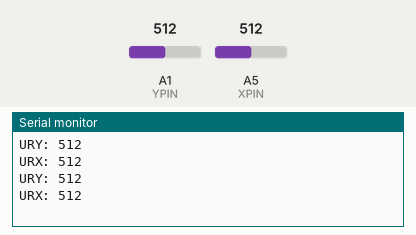
Bench run of a sketch on a simulated Arduino Uno, built with avr-gcc and run on an emulated ATmega328P. On the bench: the last lines printed to the serial monitor. The test bench sets the inputs (shaded band); at power-on: A1 (YPIN) = 512, A5 (XPIN) = 512.

Above: at 1.8 s.
1.9 s: A1 (YPIN) set to 716
At 2.8 s:
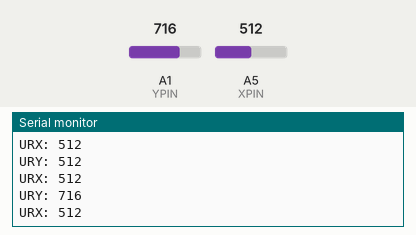
3.4 s: A5 (XPIN) set to 716
At 4.7 s:
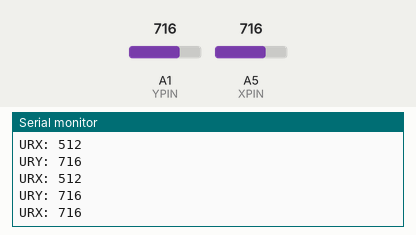
4.9 s: A1 (YPIN) set to 900
At 5.6 s:
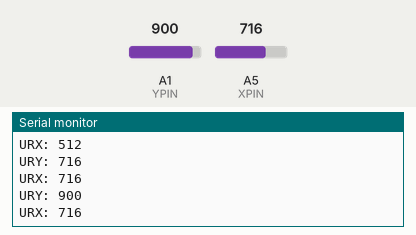
6.4 s: A5 (XPIN) set to 900
At 7.8 s:
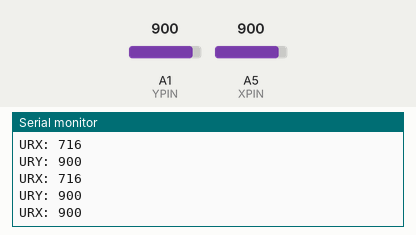
Timing chart, 0 to 8.9 s (numbered marks = the images above; inputs shaded):
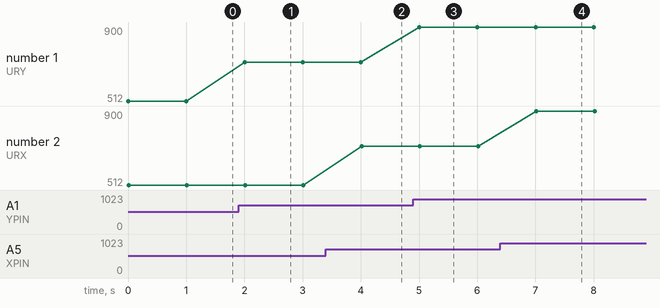

Measured:
- after the input at 1.9 s, the serial monitor: prints a new line after 0.10 s (image 1)
- after the input at 3.4 s, the serial monitor: prints a new line after 0.61 s (image 2)
- after the input at 4.9 s, the serial monitor: prints a new line after 0.10 s (image 3)
- after the input at 6.4 s, the serial monitor: prints a new line after 0.62 s (image 4)
- plotted number 1: 512 → 716 after the input at 1.9 s, 716 → 900 after the input at 4.9 s

The sketch:

JoystickTest.ino
```cpp
int YPIN = 1;
int XPIN = 5;
//int SW = 2;


void setup() {
  Serial.begin(9600);
  pinMode(2, INPUT_PULLUP);
  pinMode(5, INPUT);
  pinMode(1, INPUT);

}

void loop() {
  //Serial.print("SW: ");
  //Serial.println(digitalRead(SW));
  Serial.print("URY: ");
  Serial.println(analogRead(YPIN));
  Serial.print("URX: ");
  Serial.println(analogRead(XPIN));
  Serial.print("\n\n");
  delay(1000);


}
```
